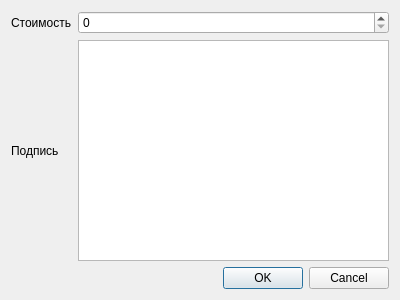
<?xml version="1.0" encoding="UTF-8"?>
<ui version="4.0">
 <class>GraphicLineDialog</class>
 <widget class="QDialog" name="GraphicLineDialog">
  <property name="geometry">
   <rect>
    <x>0</x>
    <y>0</y>
    <width>400</width>
    <height>300</height>
   </rect>
  </property>
  <property name="windowTitle">
   <string>Dialog</string>
  </property>
  <layout class="QVBoxLayout" name="verticalLayout">
   <item>
    <layout class="QGridLayout" name="gridLayout">
     <item row="1" column="0">
      <widget class="QLabel" name="label_2">
       <property name="text">
        <string>Подпись</string>
       </property>
      </widget>
     </item>
     <item row="1" column="1">
      <widget class="QTextEdit" name="tooltip"/>
     </item>
     <item row="0" column="0">
      <widget class="QLabel" name="label">
       <property name="text">
        <string>Стоимость</string>
       </property>
      </widget>
     </item>
     <item row="0" column="1">
      <widget class="QSpinBox" name="cost"/>
     </item>
    </layout>
   </item>
   <item>
    <widget class="QDialogButtonBox" name="buttonBox">
     <property name="orientation">
      <enum>Qt::Horizontal</enum>
     </property>
     <property name="standardButtons">
      <set>QDialogButtonBox::Cancel|QDialogButtonBox::Ok</set>
     </property>
    </widget>
   </item>
  </layout>
 </widget>
 <resources/>
 <connections>
  <connection>
   <sender>buttonBox</sender>
   <signal>accepted()</signal>
   <receiver>GraphicLineDialog</receiver>
   <slot>accept()</slot>
   <hints>
    <hint type="sourcelabel">
     <x>248</x>
     <y>254</y>
    </hint>
    <hint type="destinationlabel">
     <x>157</x>
     <y>274</y>
    </hint>
   </hints>
  </connection>
  <connection>
   <sender>buttonBox</sender>
   <signal>rejected()</signal>
   <receiver>GraphicLineDialog</receiver>
   <slot>reject()</slot>
   <hints>
    <hint type="sourcelabel">
     <x>316</x>
     <y>260</y>
    </hint>
    <hint type="destinationlabel">
     <x>286</x>
     <y>274</y>
    </hint>
   </hints>
  </connection>
 </connections>
</ui>
